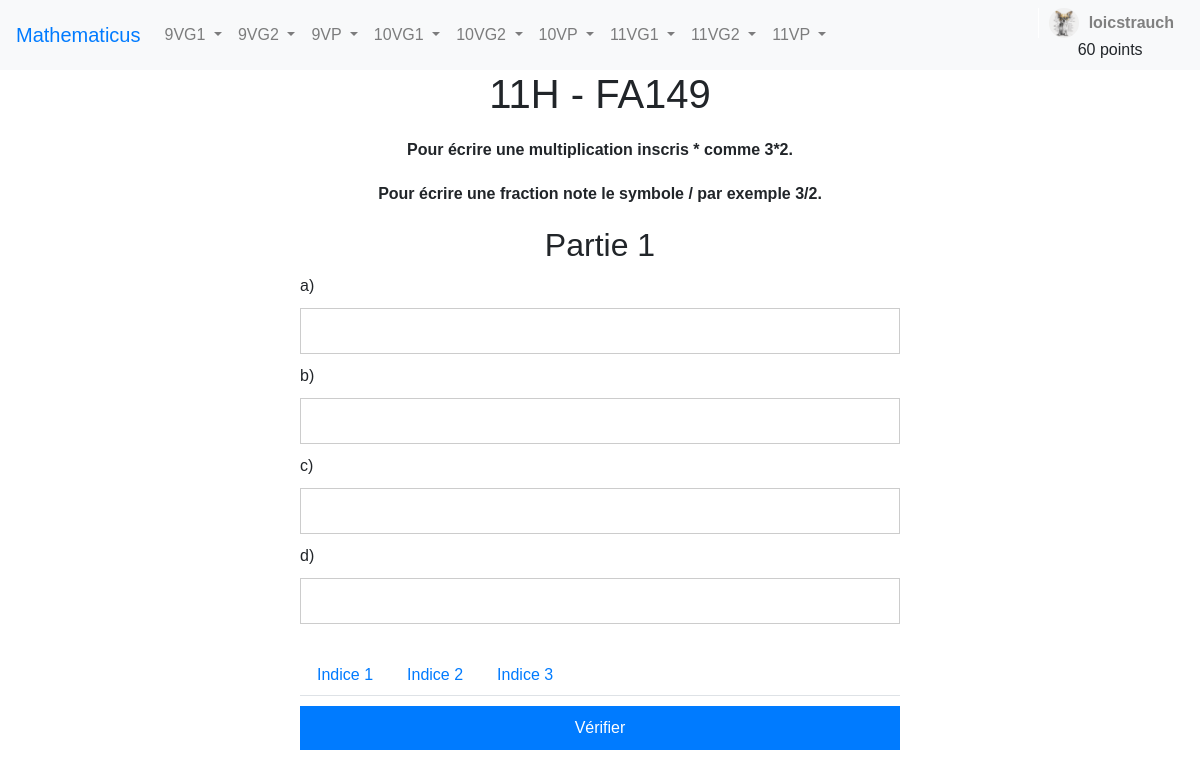
Page /exercice/11VG/FA149 (signed in) on the committed database.
### app.py (models this page shows, shortened)
class User(UserMixin, db.Model):
    __tablename__ = 'users'
    id = db.Column(db.Integer, primary_key=True)
    username = db.Column(db.String(50), unique=True, nullable=False)
    email = db.Column(db.String(128), unique=True, nullable=False)
    password_hash = db.Column(db.String(128), nullable=False)
    token = db.Column(db.Integer, default=False, nullable=False)
    is_confirmed = db.Column(db.Boolean, default=False)
    personnalisation = db.Column(db.Boolean, default=False)
    avatar = db.Column(db.String(50), nullable = True)
    points = db.Column(db.Integer, default=0)
    enseignant = db.Column(db.Boolean, default=False)
    nom_enseignant = db.Column(db.String(50), default="")
    validation_enseignant = db.Column(db.Boolean, default=False)
    exercises = db.relationship('Exercise', backref='user', lazy='dynamic')

### app.py (the view)
@login_required
@app.route('/exercice/<classe>/<titre_exercice>', methods=['GET'])
def exercice(classe, titre_exercice):
    titre = titre_exercice.replace(" ", "_").replace(".","_").replace("-", "_")
    chaine_exercice = titre+"_"+classe[:-2]+"H"
    donnee_exercice = getattr(donnee_exercices_livre, chaine_exercice)
    return render_template(f"exercice_livre.html", exercice=donnee_exercice, user=current_user)

### app.py (called while the page is built)
    @login_manager.user_loader
    def load_user(user_id):
        return db.session.get(User,(int(user_id)))

### templates/exercice_livre.html (shortened to what this page needs)
{% extends "model2.html" %}
{% block exercise %}
    <h1 class="titre_exercice_livre">{{ exercice.annee }} - {{ exercice.titre }}</h1>
    {% for message in exercice.message_aide %}
    <p class="message_aide">{{message}}</p>
    {% endfor %}
{% if exercice.type is not defined %}
  <form class="exercise-form" data-donnee="{{ exercice }}">
        {% for i in range(exercice.donnee|length) %}
            <h2>Partie {{ i+1 }}</h2>
            {% for j in range(exercice.donnee[i]|length) %}
                <label for="response_part{{i+1}}-input{{j+1}}">{{ exercice.donnee[i][j] }}</label>
                <input type="text" id="response_part{{i+1}}-input{{j+1}}" class="exercise-input">
            {% endfor %}
        {% endfor %}
        <div class="indices">
        <ul class="nav nav-tabs" id="indiceTab" role="tablist">
        {% for i in range(exercice.indices|length) %}
            <li class="nav-item">
                <a class="nav-link" id="indice{{i+1}}-tab" data-toggle="tab" href="#indice{{i+1}}" role="tab" aria-controls="indice{{i+1}}" aria-selected="false">Indice {{ i+1 }}</a>
            </li>
        {% endfor %}
        </ul>
        </div>
        <input type="submit" value="Vérifier" class="submit-button" id="submit">
    </form>
{% endif %}
{% endblock %}

### templates/navbar.html (shortened to what this page needs)
<nav class="navbar navbar-expand-lg navbar-light bg-light">
    <a class="navbar-brand" href="/dashboard">Mathematicus</a>
    <div class="collapse navbar-collapse" id="navbarNav">
      <ul class="navbar-nav">
        <li class="nav-item dropdown">
          <a class="nav-link dropdown-toggle" href="#" id="9VG1Dropdown" role="button" data-toggle="dropdown" aria-haspopup="true" aria-expanded="false">
            9VG1
          </a>
        </li>
        <li class="nav-item dropdown">
          <a class="nav-link dropdown-toggle" href="#" id="9VG2Dropdown" role="button" data-toggle="dropdown" aria-haspopup="true" aria-expanded="false">
            9VG2
          </a>
        </li>
        <li class="nav-item dropdown">
          <a class="nav-link dropdown-toggle" href="#" id="9VPDropdown" role="button" data-toggle="dropdown" aria-haspopup="true" aria-expanded="false">
            9VP
          </a>
        </li>
        <li class="nav-item dropdown">
          <a class="nav-link dropdown-toggle" href="#" id="10VG1Dropdown" role="button" data-toggle="dropdown" aria-haspopup="true" aria-expanded="false">
            10VG1
          </a>
        </li>
        <li class="nav-item dropdown">
          <a class="nav-link dropdown-toggle" href="#" id="10VG2Dropdown" role="button" data-toggle="dropdown" aria-haspopup="true" aria-expanded="false">
            10VG2
          </a>
        </li>
        <li class="nav-item dropdown">
          <a class="nav-link dropdown-toggle" href="#" id="10VPDropdown" role="button" data-toggle="dropdown" aria-haspopup="true" aria-expanded="false">
            10VP
          </a>
        </li>
        <li class="nav-item dropdown">
          <a class="nav-link dropdown-toggle" href="#" id="11VG1Dropdown" role="button" data-toggle="dropdown" aria-haspopup="true" aria-expanded="false">
            11VG1
          </a>
        </li>
        <li class="nav-item dropdown">
          <a class="nav-link dropdown-toggle" href="#" id="11VG2Dropdown" role="button" data-toggle="dropdown" aria-haspopup="true" aria-expanded="false">
            11VG2
          </a>
        </li>
        <li class="nav-item dropdown">
          <a class="nav-link dropdown-toggle" href="#" id="11VPDropdown" role="button" data-toggle="dropdown" aria-haspopup="true" aria-expanded="false">
            11VP
          </a>
        </li>
      </ul>
      <div class="user-menu">
        <a href="#" class="user-link">
       <img src="{{ url_for('static', filename='images/' + user.avatar) }}" alt="User Image" class="user-image">
       {{ user.username }}
        </a>
        <span class="points-nav" id="points_utilisateurs_nav">{{user.points}} points</span>
    </div>
    </div>
  </nav>

### static/navbar-style.css (style rules this page uses)
.navbar { background-color: #87CEFA; position: fixed; top:0; width: 100%; z-index: 3; }
.navbar-brand { color: #007bff !important; }
.user-menu { position: relative; display: inline-block; margin-left: auto; }
.user-menu a { color: grey; }
.user-link { display: flex; align-items: center; color: #fff; font-weight: bold; text-decoration: none; padding: 0 10px; border-left: 1px solid #fff; }
.user-image { width: 30px; height: 30px; border-radius: 50%; margin-right: 10px; }
.points-nav { padding-left:20px; margin-left:20px; }

### static/exercice_livre_style.css (style rules this page uses)
body { font-family: Arial, sans-serif; }
.titre_exercice_livre { text-align: center; margin-top: 70px; }
.exercise-form { max-width: 600px; margin: 0 auto; }
.exercise-form h2 { text-align: center; margin-top: 20px; }
.exercise-form label, .exercise-form input { display: block; width: 100%; margin: 10px 0; }
.exercise-input { padding: 10px; border: 1px solid #ccc; }
.indices { margin-top: 30px; }
.submit-button { display: block; padding: 10px 20px; background: #007bff; color: #fff; border: none; cursor: pointer; margin-top: 20px; }
.message_aide { margin-top:20px; text-align: center; font-weight: bold; }

### rows in the picture
User: avatar (picture), username "loicstrauch", points "60"

### other values in the picture
{{ exercice.annee }} "11H"
{{ exercice.titre }} "FA149"
{{ message }} "Pour écrire une multiplication inscris * comme 3*2." "Pour écrire une fraction note le symbole / par exemple 3/2."
{{ i+1 }} "1"
{{ exercice.donnee[i][j] }} "a)" "b)" "c)" "d)"
{{ i+1 }} "1" "2" "3"
